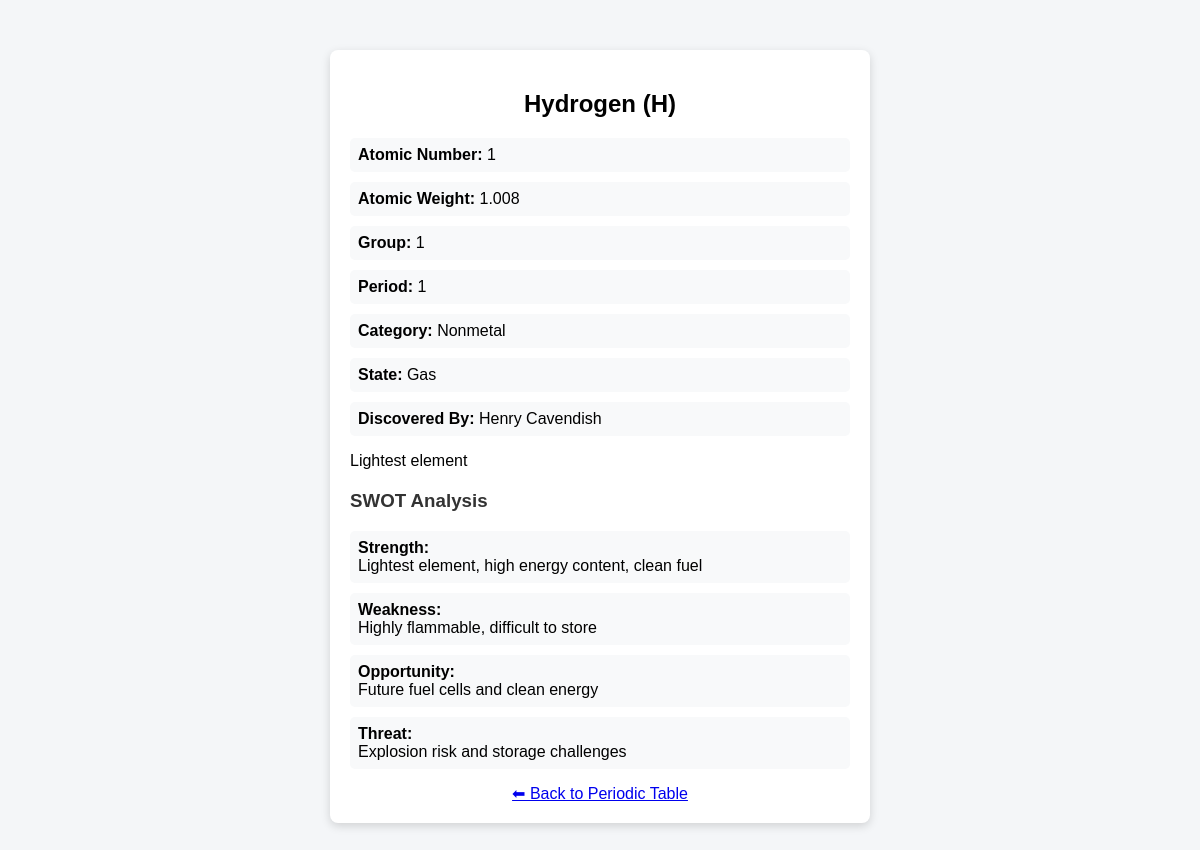
Screenshot of /element.php?id=1 with the database file from the repository.
### tables this page shows
CREATE TABLE `elements` (
  `id` int(11) NOT NULL,
  `atomic_number` int(11) NOT NULL,
  `symbol` varchar(5) DEFAULT NULL,
  `name` varchar(50) DEFAULT NULL,
  `atomic_weight` varchar(20) DEFAULT NULL,
  `group_no` int(11) DEFAULT NULL,
  `period_no` int(11) DEFAULT NULL,
  `category` varchar(50) DEFAULT NULL,
  `state` varchar(20) DEFAULT NULL,
  `discovered_by` varchar(100) DEFAULT NULL,
  `description` text DEFAULT NULL,
  `strength` text DEFAULT NULL,
  `weakness` text DEFAULT NULL,
  `opportunity` text DEFAULT NULL,
  `threat` text DEFAULT NULL
);

### element.php (the view, shortened to what this page needs)
<?php
include 'config.php';
$id = intval($_GET['id']);
$query = mysqli_query($con, "SELECT * FROM elements WHERE id=$id");
$data = mysqli_fetch_assoc($query);
?>
<!DOCTYPE html>
<html>
<head>
</head>
<body>
<div class="card">
<h2><?=$data['name']?> (<?=$data['symbol']?>)</h2>
<div class="row"><span class="label">Atomic Number:</span> <?=$data['atomic_number']?></div>
<div class="row"><span class="label">Atomic Weight:</span> <?=$data['atomic_weight']?></div>
<div class="row"><span class="label">Group:</span> <?=$data['group_no']?></div>
<div class="row"><span class="label">Period:</span> <?=$data['period_no']?></div>
<div class="row"><span class="label">Category:</span> <?=$data['category']?></div>
<div class="row"><span class="label">State:</span> <?=$data['state']?></div>
<div class="row"><span class="label">Discovered By:</span> <?=$data['discovered_by']?></div>
<p><?=$data['description']?></p>
<h3>SWOT Analysis</h3>
<div class="row">
    <strong>Strength:</strong><br>
    <?=$data['strength'];?>
</div>
<div class="row">
    <strong>Weakness:</strong><br>
    <?=$data['weakness'];?>
</div>
<div class="row">
    <strong>Opportunity:</strong><br>
    <?=$data['opportunity'];?>
</div>
<div class="row">
    <strong>Threat:</strong><br>
    <?=$data['threat'];?>
</div>
<a class="back" href="index.php">⬅ Back to Periodic Table</a>
</div>
</body>
</html>

### element.php (style rules this page uses)
body { font-family:Arial; background:#f4f6f8; }
.card { max-width:500px; background:#fff; margin:50px auto; padding:20px; border-radius:8px; box-shadow:0 3px 10px rgba(0,0,0,.15); }
h2 { text-align:center; }
.row { margin:8px 0; }
.label { font-weight:bold; }
.back { display:block; margin-top:15px; text-align:center; }
h3 { margin-top:20px; color:#333; }
.row { margin-bottom:10px; background:#f8f9fa; padding:8px; border-radius:5px; }

### rows the page displays
elements: name "Hydrogen", symbol "H", atomic_number "1", atomic_weight "1.008", group_no "1", period_no "1", category "Nonmetal", state "Gas", discovered_by "Henry Cavendish", description "Lightest element", strength "Lightest element, high energy content, clean fuel", weakness "Highly flammable, difficult to store", opportunity "Future fuel cells and clean energy", threat "Explosion risk and storage challenges"
